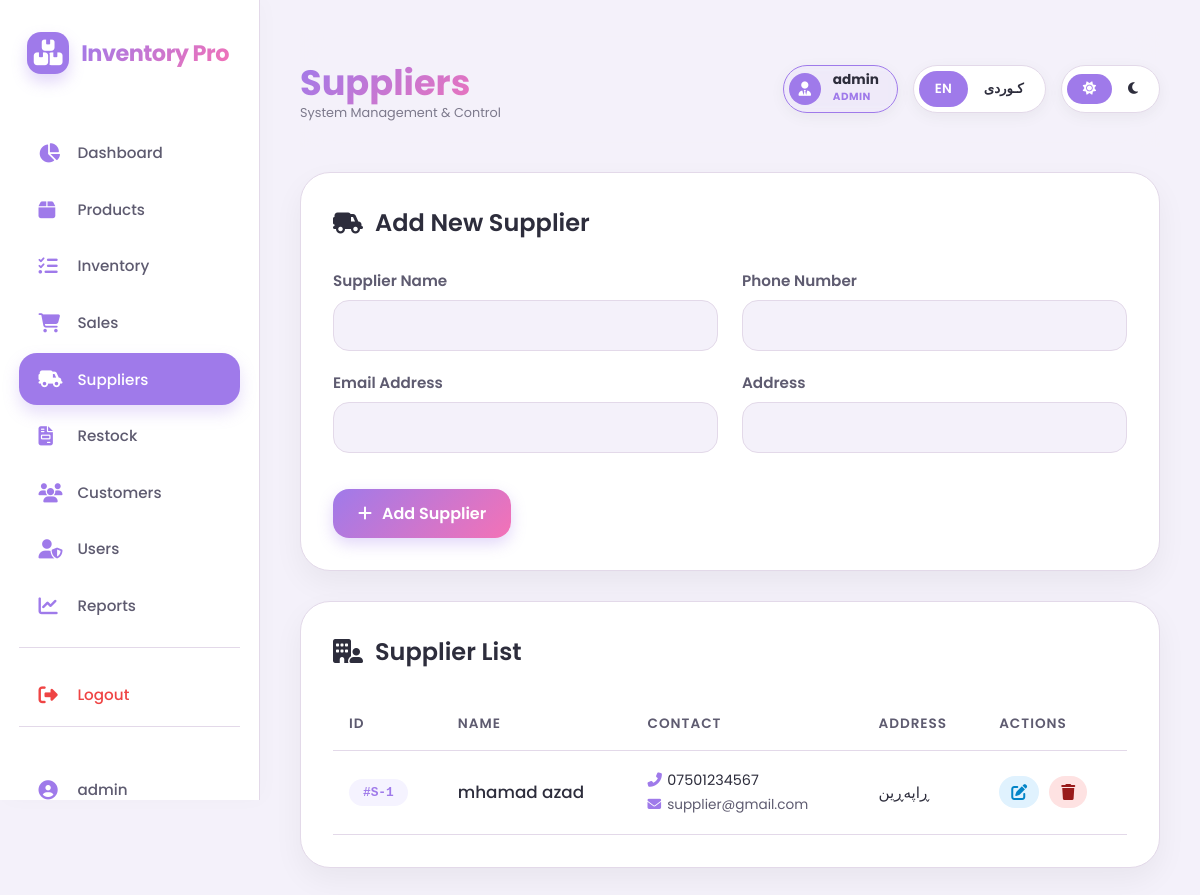
Screenshot of /suppliers.php (signed in) with the database file from the repository.
### tables this page shows
CREATE TABLE `supplier` (
  `SupplierID` int(11) NOT NULL,
  `SupplierName` varchar(100) NOT NULL,
  `Phone` varchar(20) DEFAULT NULL,
  `Email` varchar(100) DEFAULT NULL,
  `Address` varchar(255) DEFAULT NULL
);

### suppliers.php (the view, shortened to what this page needs)
<?php
require_once 'db_connect.php';
$edit_supplier = null;
$stmt = $pdo->query("SELECT * FROM Supplier ORDER BY SupplierID DESC");
$suppliers = $stmt->fetchAll();
?>
<?php
include 'includes/header.php';
?>
<div class="card">
    <div class="card-header">
        <h2>
            <i class="fas fa-truck-field"></i>
            <span data-lang-en><?php echo $edit_supplier ? 'Edit Supplier' : 'Add New Supplier'; ?></span>
        </h2>
    </div>
    <form method="POST" action="suppliers.php">
        <div style="display: grid; grid-template-columns: repeat(auto-fit, minmax(280px, 1fr)); gap: 1.5rem;">
            <div class="form-group">
                <label for="supplier_name">
                    <span data-lang-en>Supplier Name</span>
                </label>
                <input type="text" id="supplier_name" name="supplier_name" value="<?php echo $edit_supplier ? htmlspecialchars($edit_supplier['SupplierName']) : ''; ?>" required>
            </div>
            <div class="form-group">
                <label for="phone">
                    <span data-lang-en>Phone Number</span>
                </label>
                <input type="text" id="phone" name="phone" value="<?php echo $edit_supplier ? htmlspecialchars($edit_supplier['Phone']) : ''; ?>">
            </div>
        </div>
        <div style="display: grid; grid-template-columns: repeat(auto-fit, minmax(280px, 1fr)); gap: 1.5rem;">
            <div class="form-group">
                <label for="email">
                    <span data-lang-en>Email Address</span>
                </label>
                <input type="email" id="email" name="email" value="<?php echo $edit_supplier ? htmlspecialchars($edit_supplier['Email']) : ''; ?>">
            </div>
            <div class="form-group">
                <label for="address">
                    <span data-lang-en>Address</span>
                </label>
                <input type="text" id="address" name="address" value="<?php echo $edit_supplier ? htmlspecialchars($edit_supplier['Address']) : ''; ?>">
            </div>
        </div>
        <div style="display: flex; gap: 1rem; margin-top: 1rem;">
            <?php if ($edit_supplier): ?>
                <button type="submit" name="update_supplier" class="btn btn-primary">
                    <i class="fas fa-save"></i>
                    <span data-lang-en>Update Supplier</span>
                    <span data-lang-ckb>نوێکردنەوە</span>
                </button>
                <a href="suppliers.php" class="btn btn-danger">
                    <i class="fas fa-times"></i>
                    <span data-lang-en>Cancel</span>
                    <span data-lang-ckb>پاشگەزبوونەوە</span>
                </a>
            <?php else: ?>
                <button type="submit" name="add_supplier" class="btn btn-primary">
                    <i class="fas fa-plus"></i>
                    <span data-lang-en>Add Supplier</span>
                </button>
            <?php endif; ?>
        </div>
    </form>
</div>
<div class="card">
    <div class="card-header">
        <h2>
            <i class="fas fa-building-user"></i>
            <span data-lang-en>Supplier List</span>
        </h2>
    </div>
    <div class="table-container">
        <table>
            <thead>
                <tr>
                    <th>ID</th>
                    <th><span data-lang-en>Name</span><span data-lang-ckb>ناو</span></th>
                    <th><span data-lang-en>Contact</span><span data-lang-ckb>پەیوەندی</span></th>
                    <th><span data-lang-en>Address</span><span data-lang-ckb>ناونیشان</span></th>
                    <th><span data-lang-en>Actions</span><span data-lang-ckb>کردارەکان</span></th>
                </tr>
            </thead>
            <tbody>
                <?php foreach ($suppliers as $supplier): ?>
                <tr>
                    <td><span class="badge" style="background: var(--icon-bg); color: var(--accent-purple); font-family: monospace;">#S-<?php echo htmlspecialchars($supplier['SupplierID']); ?></span></td>
                    <td style="font-weight: 500; font-size: 1.05rem;"><?php echo htmlspecialchars($supplier['SupplierName']); ?></td>
                    <td>
                        <div style="display: flex; flex-direction: column; gap: 4px;">
                            <a href="tel:<?php echo htmlspecialchars($supplier['Phone']); ?>" style="text-decoration: none; color: inherit; font-size: 0.9rem;">
                                <i class="fas fa-phone-alt" style="color: var(--accent-purple); width: 16px;"></i> <?php echo htmlspecialchars($supplier['Phone']); ?>
                            </a>
                            <span style="font-size: 0.85rem; color: var(--text-secondary);">
                                <i class="fas fa-envelope" style="color: var(--accent-purple); width: 16px;"></i> <?php echo htmlspecialchars($supplier['Email']); ?>
                            </span>
                        </div>
                    </td>
                    <td><?php echo htmlspecialchars($supplier['Address']); ?></td>
                    <td>
                        <div style="display: flex; gap: 10px;">
                            <a href="suppliers.php?edit_id=<?php echo $supplier['SupplierID']; ?>" class="btn" style="padding: 8px 12px; background: #e0f2fe; color: #0284c7;">
                                <i class="fas fa-edit"></i>
                            </a>
                            <form method="POST" action="suppliers.php" onsubmit="return confirm('Are you sure?');" style="margin:0;">
                                <button type="submit" name="delete_supplier" class="btn" style="padding: 8px 12px; background: #fee2e2; color: #991b1b;">
                                    <i class="fas fa-trash"></i>
                                </button>
                            </form>
                        </div>
                    </td>
                </tr>
                <?php endforeach; ?>
            </tbody>
        </table>
    </div>
</div>
<?php include 'includes/footer.php'; ?>

### assets/css/style.css (style rules this page uses)
:root { --transition: background-color 0.3s ease, color 0.2s ease, border-color 0.2s, transform 0.2s ease; }
:root[data-theme="light"] { --bg-primary: #f4f1fa; --bg-card: #ffffff; --bg-sidebar: #ffffff; --text-primary: #2d2d3c; --text-secondary: #5e5b70; --border-light: #e3d9e9; --accent-purple: #9f7aea; --accent-amber: #fbbf24; --accent-pink: #f472b6; --shadow: 0 12px 30px rgba(0, 0, 0, 0.05); --icon-bg: #f5f3ff; --hover-bg: #f1e4f0; --table-row: #faf7fd; --badge-stock: #d1fae5; --badge-low: #fee2e2; --text-badge-stock: #065f46; --text-badge-low: #991b1b; }
* { margin: 0; padding: 0; box-sizing: border-box; font-family: 'Poppins', 'Segoe UI', Tahoma, Geneva, Verdana, sans-serif; transition: var(--transition); }
body { background-color: var(--bg-primary); color: var(--text-primary); min-height: 100vh; display: flex; font-size: 0.95rem; overflow-x: hidden; }
:root[data-theme="light"] { --bg-rgb: 244, 241, 250; }
.card { background: var(--bg-card); border-radius: 30px; padding: 2rem; box-shadow: var(--shadow); border: 1px solid var(--border-light); margin-bottom: 30px; }
.card-header { display: flex; justify-content: space-between; align-items: center; margin-bottom: 1.8rem; }
.card-header h2 { font-size: 1.5rem; font-weight: 600; display: flex; align-items: center; gap: 12px; }
.form-group { margin-bottom: 20px; }
.form-group label { display: block; margin-bottom: 8px; font-weight: 600; color: var(--text-secondary); }
.form-group input, .form-group select, .form-group textarea { width: 100%; padding: 12px 18px; border: 1px solid var(--border-light); border-radius: 16px; background-color: var(--bg-primary); color: var(--text-primary); font-size: 1rem; outline: none; }
.btn { padding: 12px 25px; border-radius: 16px; font-weight: 600; cursor: pointer; border: none; font-size: 1rem; display: inline-flex; align-items: center; gap: 10px; text-decoration: none; }
.btn-primary { background: linear-gradient(135deg, var(--accent-purple), var(--accent-pink)); color: white; box-shadow: 0 6px 15px rgba(159, 122, 234, 0.3); }
.table-container { overflow-x: auto; }
table { width: 100%; border-collapse: collapse; }
th { text-align: inherit; padding: 1rem; color: var(--text-secondary); font-weight: 600; font-size: 0.85rem; text-transform: uppercase; letter-spacing: 1px; border-bottom: 1px solid var(--border-light); }
td { padding: 1.2rem 1rem; border-bottom: 1px solid var(--border-light); }
.badge { padding: 6px 14px; border-radius: 30px; font-size: 0.8rem; font-weight: 600; display: inline-block; }
[data-lang-en], [data-lang-ckb] { display: none; }
body:not(.ku) [data-lang-en] { display: inline; }

### rows the page displays
supplier: SupplierID "1", SupplierName "mhamad azad", Phone "07501234567", Email "supplier@gmail.com", Address "ڕاپەڕین"

### other values shown
$_SESSION['username'] "admin"
$page_title_en "Suppliers"
$_SESSION['role'] "ADMIN"
